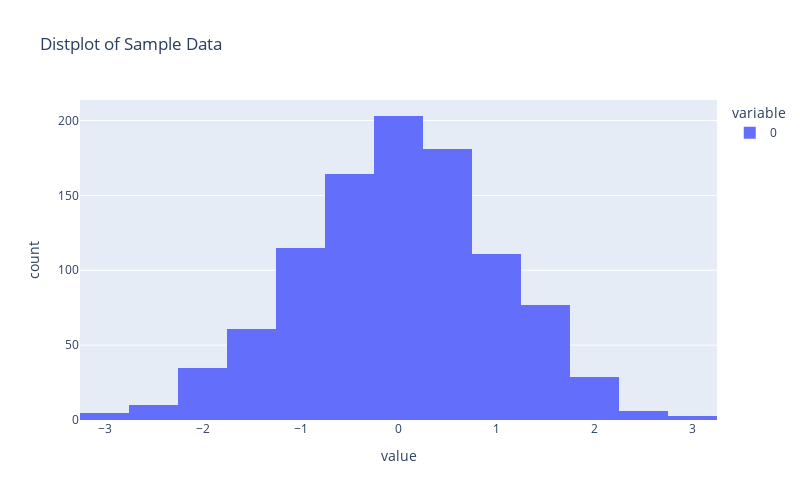

Notebook code for this chart:
### Markdown cell above
Ans. A distplot, short for "distribution plot," is a graphical representation used to visualize the distribution of a univariate dataset. It displays a histogram with a kernel density estimate (KDE) overlaid on top to provide a smooth approximation of the probability density function of the data. Distplots are useful for understanding the underlying distribution of a dataset, including its central tendency and spread.

### Code cell
import plotly.express as px
import numpy as np

data = np.random.randn(1000)

fig = px.histogram(data, nbins=30, title="Distplot of Sample Data")

fig.update_layout(width=800, height=500)
fig.show()

### Figure 1 — Plotly figure (JSON) as saved in the notebook; plotly's stock layout.template omitted (floating-point values rounded to 4 significant figures; data arrays with more than 128 entries replaced by an {"elided": "..."} marker saying what was removed)
{"data": [{"alignmentgroup": "True", "bingroup": "x", "hovertemplate": "variable=0<br>value=%{x}<br>count=%{y}<extra></extra>", "legendgroup": "0", "marker": {"color": "#636efa", "pattern": {"shape": ""}}, "name": "0", "nbinsx": 30, "offsetgroup": "0", "orientation": "v", "showlegend": true, "type": "histogram", "x": {"elided": "1000 float values"}, "xaxis": "x", "yaxis": "y"}], "layout": {"barmode": "relative", "height": 500, "legend": {"title": {"text": "variable"}, "tracegroupgap": 0}, "title": {"text": "Distplot of Sample Data"}, "width": 800, "xaxis": {"anchor": "y", "autorange": true, "domain": [0, 1], "range": [-3.25, 3.25], "title": {"text": "value"}, "type": "linear"}, "yaxis": {"anchor": "x", "autorange": true, "domain": [0, 1], "range": [0, 213.7], "title": {"text": "count"}}}}
